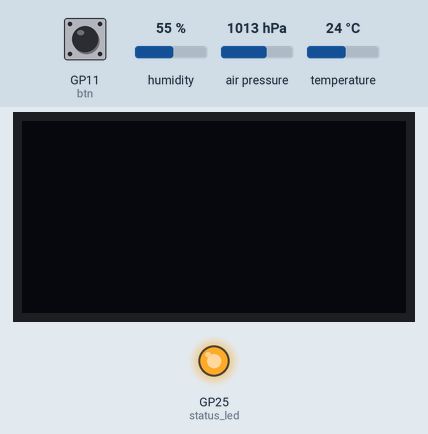
Recording of a program running on a simulated Raspberry Pi Pico running MicroPython. Shown: 128×64 one-colour display, output pins drawn as LEDs (lit = HIGH). The test bench sets the inputs (shaded band); at power-on: GP11 (btn) HIGH, humidity 55 %, air pressure 1013 hPa, temperature 24 °C. WiFi joins after 1.5 s; no MQTT or app messages arrive unless stated; values from a settings file that is not in the repository are placeholders; library files of the repository ran but are not shown: bme280_float.py; what the program prints to the serial console is not drawn.

Above: at 3.2 s.
3.3 s: GP11 (btn) pulled LOW for 0.15 s
At 4.7 s:
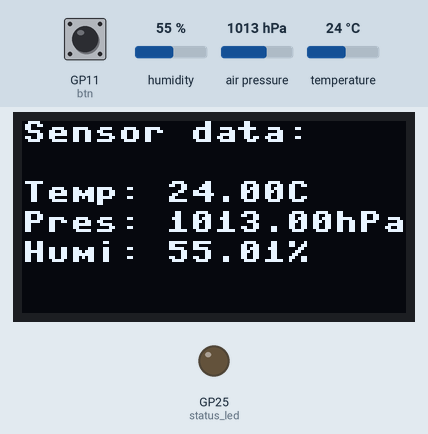
6.4 s: GP11 (btn) pulled LOW for 1 s
At 6.9 s:
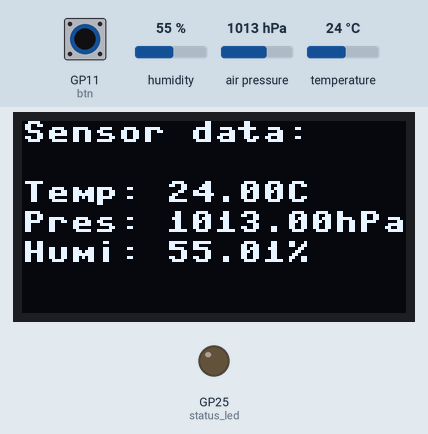
8.9 s: GP11 (btn) pulled LOW for 3.2 s
At 19.3 s:
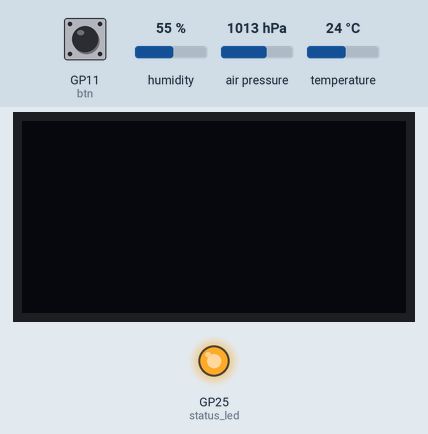
Timing chart, 0 to 19.6 s (numbered marks = the images above; inputs shaded):
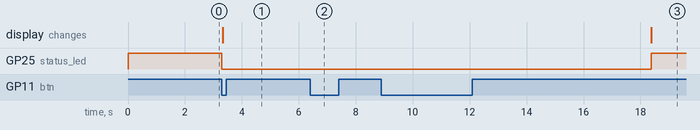

Measured:
- after the input at 3.3 s, GP25 (status_led): HIGH → LOW at once; the display: changes at once (image 1)
- after the input at 6.4 s, GP25 (status_led): stays LOW (without the input it goes to HIGH after 1.9 s)
- after the input at 8.9 s, GP25 (status_led): LOW → HIGH after 9.5 s instead of 4.5 s

The program:

main.py
```python
from machine import I2C, Pin
from time import sleep
from utils import init_wifi, get_sensor_readings
from umqtt.simple import MQTTClient, MQTTException

import bme280_float as bme280
import config
import ssd1306

# servers constants
MQTT_SERVER = config.mqtt_server
MQTT_PORT = config.mqtt_port
MQTT_USER = config.mqtt_username
MQTT_PASS = config.mqtt_password
MQTT_CLIENT_ID = config.mqtt_clientId

# Topics
MQTT_TOPIC_TEMPERATURE = f"channels/{config.mqtt_channel_id}/publish/fields/field1"
# MQTT_TOPIC_HUMIDITY = f"channels/{config.mqtt_channel_id}/publish/fields/field2"
# MQTT_TOPIC_PRESSURE = f"channels/{config.mqtt_channel_id}/publish/fields/field3"

def btn_callback(pin):
    status_led.toggle()
    display.poweron()
    display.fill(0)

    display.text("Sensor data:", 0, 0, 1)
    display.text("Temp: " + str(bme.values[0]), 0, 20, 1)
    display.text("Pres: " + str(bme.values[1]), 0, 30, 1)
    display.text("Humi: " + str(bme.values[2]), 0, 40, 1)

    display.show()
    sleep(5)

    display.poweroff()
    status_led.toggle()


if __name__ == "__main__":
    # interrupt button
    btn = Pin(11, Pin.IN, Pin.PULL_UP)
    status_led = Pin("LED", Pin.OUT, value=1)

    # init i2c communication
    i2c = I2C(id=0, scl=Pin(5), sda=Pin(4))

    # init oled display 64x128
    display = ssd1306.SSD1306_I2C(128, 64, i2c)

    # init bme280
    bme = bme280.BME280(i2c=i2c)

    # init wifi
    init_wifi(config.wifi_ssid, config.wifi_password)

    # making client object
    client = MQTTClient(
        MQTT_CLIENT_ID,
        MQTT_SERVER,
        port = MQTT_PORT,
        user = MQTT_USER,
        password = MQTT_PASS,
    )

    btn.irq(trigger=Pin.IRQ_FALLING, handler=btn_callback)

    while True:
        try:
            temperature, humidity, pressure = get_sensor_readings(bme)

            client.connect()

            client.publish(MQTT_TOPIC_TEMPERATURE, str(temperature))
            print("published:", MQTT_TOPIC_TEMPERATURE, temperature)
        except MQTTException as e:
            print("MQTT error:", e)
        except Exception as e:
            print("Something went wrong:", e)
        finally:
            client.disconnect()

        sleep(60 * 5)
```

utils.py
```python
import network
import time

def get_sensor_readings(bme):
    tempC = bme.values[0]
    hum = bme.values[1]
    pres = bme.values[2]

    return tempC, hum, pres

def init_wifi(ssid, password):
    wlan = network.WLAN(network.STA_IF)
    wlan.active(True)
    wlan.connect(ssid, password)

    # Wait for connect or fail
    max_wait = 10
    while max_wait > 0:
        if wlan.status() < 0 or wlan.status() >= 3:
            break
        max_wait -= 1
        print("waiting for connection...")
        time.sleep(1)

    # Handle connection error
    if wlan.status() != 3:
        raise RuntimeError("network connection failed")
    else:
        print("connected")
        status = wlan.ifconfig()
        print("ip = " + status[0])
```
